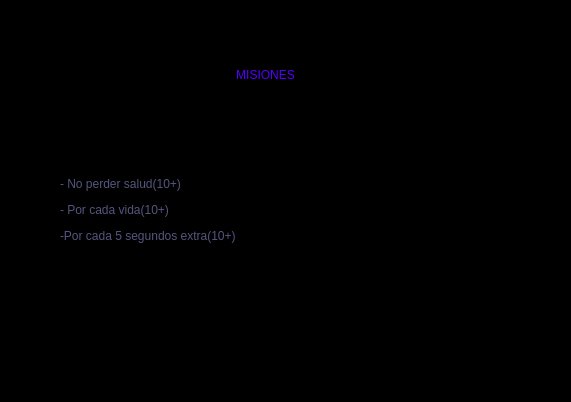
<?xml version="1.0" encoding="UTF-8"?>
<ui version="4.0">
 <class>Misiones</class>
 <widget class="QDialog" name="Misiones">
  <property name="geometry">
   <rect>
    <x>0</x>
    <y>0</y>
    <width>571</width>
    <height>402</height>
   </rect>
  </property>
  <property name="windowTitle">
   <string>Misiones</string>
  </property>
  <property name="styleSheet">
   <string notr="true">background-color: rgb(0, 0, 0);</string>
  </property>
  <widget class="QLabel" name="label">
   <property name="geometry">
    <rect>
     <x>170</x>
     <y>30</y>
     <width>191</width>
     <height>91</height>
    </rect>
   </property>
   <property name="styleSheet">
    <string notr="true">font: 87 20pt &quot;Segoe UI Black&quot;;</string>
   </property>
   <property name="text">
    <string>&lt;html&gt;&lt;head/&gt;&lt;body&gt;&lt;p align=&quot;center&quot;&gt;&lt;span style=&quot; font-weight:400; color:#5500ff;&quot;&gt;MISIONES&lt;/span&gt;&lt;/p&gt;&lt;/body&gt;&lt;/html&gt;</string>
   </property>
  </widget>
  <widget class="QLabel" name="label_2">
   <property name="geometry">
    <rect>
     <x>60</x>
     <y>120</y>
     <width>401</width>
     <height>181</height>
    </rect>
   </property>
   <property name="styleSheet">
    <string notr="true">font: 87 14pt &quot;Segoe UI Black&quot;;</string>
   </property>
   <property name="text">
    <string>&lt;html&gt;&lt;head/&gt;&lt;body&gt;&lt;p&gt;&lt;span style=&quot; color:#55557f;&quot;&gt;- No perder salud(10+)&lt;/span&gt;&lt;/p&gt;&lt;p&gt;&lt;span style=&quot; color:#55557f;&quot;&gt;- Por cada vida(10+)&lt;/span&gt;&lt;/p&gt;&lt;p&gt;&lt;span style=&quot; color:#55557f;&quot;&gt;-Por cada 5 segundos extra(10+)&lt;/span&gt;&lt;/p&gt;&lt;/body&gt;&lt;/html&gt;</string>
   </property>
  </widget>
 </widget>
 <resources/>
 <connections/>
</ui>
